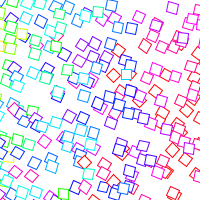
Frame 1 (no input)
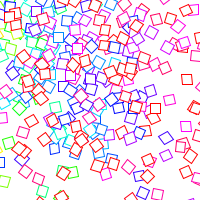
Frame 60 (the mouse pressed at the canvas centre just before this capture)
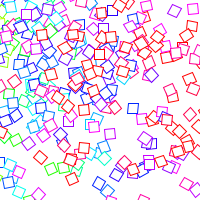
Frame 120 (the mouse held since frame 60 and released just before this capture)

The Processing sketch that drew these frames (run headless with seeded random() and noise(); from frame 60 on, the mouse is pressed at the canvas centre):

// Processing sketch: perlinMatrizInteractiva3ejemplo
// ── perlinMatrizInteractiva3ejemplo.pde
float ancho, alto, escalaDelRuido, proporcionDelRuido, valorDelRuido;
int detalleDelRuido;

void setup() {
  size(200, 200);
  surface.setResizable(true);
  ellipseMode(CENTER);
  rectMode(CENTER);
  colorMode(HSB);
  background(255);
  ancho = width;
  alto = height;
  escalaDelRuido = 0.002;
  proporcionDelRuido = 0.5;
  detalleDelRuido = 1;
  frameRate(12);
}
void draw() {
  background(255 );
  // escala = map(frameCount, 0, width*height, 0, .01);
  for (int x = 0; x < width; x+=10) {
    for (int y = 0; y < height; y+=10) {
      pushMatrix();
      // noiseDetail(detalleDelRuido, proporcionDelRuido);
      valorDelRuido = noise(escalaDelRuido+x, escalaDelRuido+y);   
      translate(x,y);
      stroke(255*valorDelRuido+x,255,255,255);
      rotate(frameCount*valorDelRuido);
      println("frameCount*valorDelRuido: ", frameCount*valorDelRuido);
      println("radians:", radians(mouseX));
      println("pfs:", frameRate);
      rect(x*valorDelRuido,y*valorDelRuido, 10, 10);
      //noStroke();
      //circle(0, 0, 25);
      popMatrix();
    }
    //fill(255, 50);
  }
}
void mousePressed() {
  escalaDelRuido = map(mouseX, 0, width, 0, 0.01);
  detalleDelRuido = int(map(mouseY, 0, height, 0, 120));
}
void keyPressed() {
  proporcionDelRuido=proporcionDelRuido+.1;
  if (proporcionDelRuido >= 1) {
    proporcionDelRuido = 0;
  }
}
